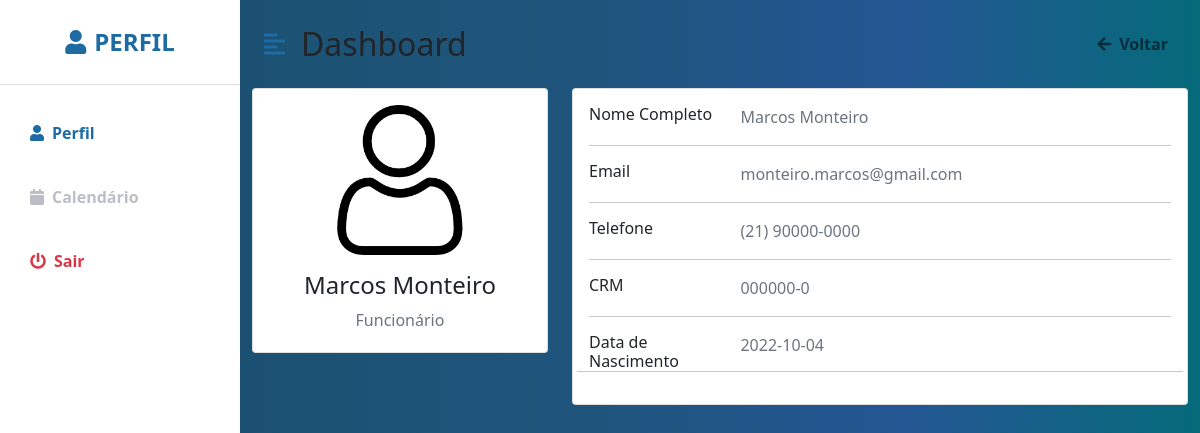
/Clinica_Manoel_Gomes/perfil_funcionario.php (signed in), run on the app's committed database.
### tables this page shows
CREATE TABLE IF NOT EXISTS `funcionario` (
  `cod_funcionario` int(11) NOT NULL AUTO_INCREMENT,
  `nome` varchar(30) NOT NULL,
  `crm` varchar(20) NOT NULL,
  `tipo_servico` varchar(30) NOT NULL,
  `especialidade` varchar(30) NOT NULL,
  `data_nasc` varchar(30) NOT NULL,
  `telefone` varchar(20) NOT NULL,
  `email` varchar(40) NOT NULL,
  `senha` varchar(250) NOT NULL,
  PRIMARY KEY (`cod_funcionario`)
);

### Clinica_Manoel_Gomes/autentica_funcionario.php (called while the page is built, shortened)
<?php
    if(isset($_SESSION["crm"])){
        $crm = $_SESSION["crm"];
    }
?>

### Clinica_Manoel_Gomes/perfil_funcionario.php (the view, shortened to what this page needs)
<?php
include "autentica_funcionario.php";
include "conecta_mysql.inc";
$sql = "SELECT * FROM funcionario WHERE crm = '$crm'";
$res= mysqli_query($mysqli,$sql);
$funcionario = mysqli_fetch_array ($res);
?>
<!DOCTYPE html>
<html lang="pt-br">
<head>
    <link href="https://cdn.jsdelivr.net/npm/bootstrap@5.0.0-beta3/dist/css/bootstrap.min.css" rel="stylesheet" />
    <link rel="stylesheet" href="https://cdnjs.cloudflare.com/ajax/libs/font-awesome/5.15.3/css/all.min.css" />
    <link rel="stylesheet" href="_css/perfil.css" />
    <link rel="stylesheet" href="_css/form.css" />
</head>
<body>
    <div class="d-flex" id="wrapper">
        <div class="bg-white" id="sidebar-wrapper">
            <div class="sidebar-heading text-center py-4 primary-text fs-4 fw-bold text-uppercase border-bottom"><i
                    class="fas fa-user me-2"></i>PERFIL</div>
            <div class="list-group list-group-flush my-3">
              <a href="#" class="list-group-item list-group-item-action bg-transparent  second-text active"><i
                 class="fas fa-user me-2"></i>Perfil</a>
              <a href="calendario_funcionario.php" class="list-group-item list-group-item-action bg-transparent second-text fw-bold"><i
                 class="fas fa-calendar me-2"></i>Calendário</a>
              <a href="logout_funcionario.php" class="list-group-item list-group-item-action bg-transparent text-danger fw-bold"><i
                 class="fas fa-power-off me-2"></i>Sair</a>
            </div>
        </div>
        <div id="page-content-wrapper">
            <nav class="navbar navbar-expand-lg navbar-light bg-transparent py-4 px-4">
                <div class="d-flex align-items-center">
                    <i class="fas fa-align-left primary-text fs-4 me-3" id="menu-toggle"></i>
                    <h2 class="fs-2 m-0">Dashboard</h2>
                </div>
                <div class="collapse navbar-collapse" id="navbarSupportedContent">
                    <ul class="navbar-nav ms-auto mb-2 mb-lg-0">
                        <li class="nav-item">
                          <a class="nav-link second-text fw-bold" href="index_funcionario.php" id="navbarDropdown"
                          role="button"  aria-expanded="false">
                          <i class="fas fa-arrow-left me-2"></i>Voltar
                      </a>
                        </li>
                    </ul>
                </div>
            </nav>
<div class="container">
    <div class="main-body">
          <div class="row gutters-sm">
            <div class="col-md-4 mb-3">
              <div class="card">
                <div class="card-body">
                  <div class="d-flex flex-column align-items-center text-center">
                    <img src="_img/user.png" alt="Admin" class="" width="150">
                    <div class="mt-3">
                      <h4><?php echo $funcionario['nome'];?></h4>
                      <p class="text-secondary mb-1">Funcionário</p>
                    </div>
                  </div>
                </div>
              </div>
            </div>
            <div class="col-md-8">
              <div class="card mb-3">
                <div class="card-body">
                  <div class="row">
                    <div class="col-sm-3">
                      <h6 class="mb-0">Nome Completo</h6>
                    </div>
                    <div class="col-sm-9 text-secondary">
                      <?php echo $funcionario['nome'];?>
                    </div>
                  </div>
                  <hr>
                  <div class="row">
                    <div class="col-sm-3">
                      <h6 class="mb-0">Email</h6>
                    </div>
                    <div class="col-sm-9 text-secondary">
                     <?php echo $funcionario['email'];?>
                    </div>
                  </div>
                  <hr>
                  <div class="row">
                    <div class="col-sm-3">
                      <h6 class="mb-0">Telefone</h6>
                    </div>
                    <div class="col-sm-9 text-secondary">
                    <?php echo $funcionario['telefone'];?>
                    </div>
                  </div>
                  <hr>
                  <div class="row">
                    <div class="col-sm-3">
                      <h6 class="mb-0">CRM</h6>
                    </div>
                    <div class="col-sm-9 text-secondary">
                    <?php echo $funcionario['crm'];?>
                    </div>
                  </div>
                  <hr>
                  <div class="row">
                    <div class="col-sm-3">
                      <h6 class="mb-0">Data de Nascimento</h6>
                    </div>
                    <div class="col-sm-9 text-secondary">
                    <?php echo $funcionario['data_nasc'];?>
                    </div>
                    <hr>
                  </div>
                </div>
              </div>
            </div>
          </div>
        </div>
    </div>
</body>
</html>

### Clinica_Manoel_Gomes/_css/perfil.css (style rules this page uses)
:root { --main-bg-color: #216294; --main-text-color: #1e6ba3; --second-text-color: #bbbec5; --second-bg-color: #c1efde; --ligth: #f0f0f0; --medium: #cacaca; --dark: #a2a2a2; }
.primary-text { color: var(--main-text-color); }
.second-text { color: var(--second-text-color); }
#wrapper { overflow-x: hidden; background-image: linear-gradient( to right, #154670, #1c5273, #1f557d, #245693, #056a7a ); }
#sidebar-wrapper { min-height: 100vh; margin-left: -15rem; -webkit-transition: margin 0.25s ease-out; -moz-transition: margin 0.25s ease-out; -o-transition: margin 0.25s ease-out; transition: margin 0.25s ease-out; }
#sidebar-wrapper .sidebar-heading { padding: 0.875rem 1.25rem; font-size: 1.2rem; }
#sidebar-wrapper .list-group { width: 15rem; }
#page-content-wrapper { min-width: 100vw; }
#menu-toggle { cursor: pointer; }
.list-group-item { border: none; padding: 20px 30px; }
.list-group-item.active { background-color: transparent; color: var(--main-text-color); font-weight: bold; border: none; }
@media (min-width: 768px) { #sidebar-wrapper { margin-left: 0; } }
@media (min-width: 768px) { #page-content-wrapper { min-width: 0; width: 100%; } }

### Clinica_Manoel_Gomes/_css/form.css (style rules this page uses)
body { background-color: #dee9ff; }

### data on the page
funcionario: nome "Marcos Monteiro", email "monteiro.marcos@gmail.com", telefone "(21) 90000-0000", crm "000000-0", data_nasc "2022-10-04"
